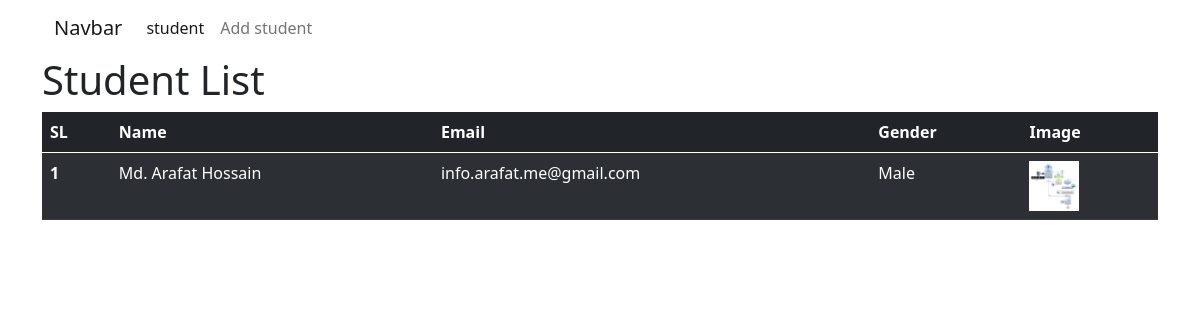
Before: / with the older database file.
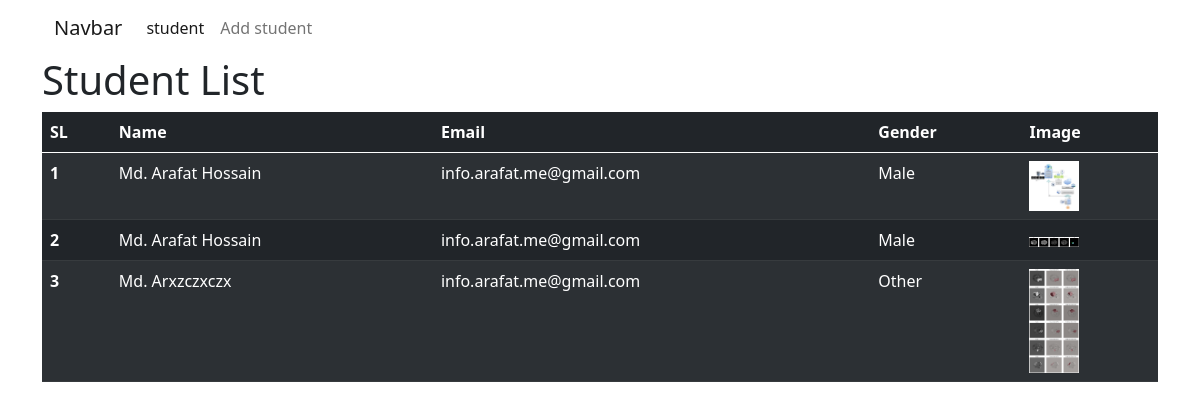
After: the same page with the newer database file.
### recap_app/models.py (models this page shows, shortened)
class StudentModel(models.Model):
    name = models.CharField(max_length=100, null=True, blank=True)
    email = models.EmailField()
    address = models.TextField(null=True, blank=True)
    admission_date = models.DateField(null=True, blank=True)
    created_at = models.DateTimeField(auto_now_add=True)
    updated_at = models.DateTimeField(auto_now=True)
    gender = models.CharField(max_length=10, choices=GENDER_CHOICES, null=True, blank=True)
    image = models.ImageField(upload_to='media/images/', null=True, blank=True)

### recap_app/views.py (the view)
# urls.py: path('', student_list, name='student_list'),
def student_list(request):
    student_data = StudentModel.objects.all()
    context = {
        'student_data': student_data
    }
    return render(request, 'student-list.html', context)

### recap_app/templates/student-list.html (shortened to what this page needs)
{% extends 'master/base.html' %}
{% block body %}
    <h1>Student List</h1>
    <table class="table table-dark table-striped">
        <thead>
            <tr>
                <th scope="col">SL</th>
                <th scope="col">Name</th>
                <th scope="col">Email</th>
                <th scope="col">Gender</th>
                <th scope="col">Image</th>
            </tr>
        </thead>
        <tbody>
            {% for student in student_data %}
            <tr>
                <th scope="row">{{ forloop.counter }}</th>
                <td>{{ student.name }}</td>
                <td>{{ student.email }}</td>
                <td>
                    {{ student.gender|default:"-" }}
                </td>
                <td>
                    {% if student.image %}
                        <img src="{{ student.image.url }}" alt="{{ student.name }}" width="50">
                    {% else %}
                        -
                    {% endif %}
                </td>
            </tr>
            {% empty %}
            <tr>
                <td colspan="5" class="text-center">No students found.</td>
            </tr>
            {% endfor %}
        </tbody>
    </table>
{% endblock body %}

### recap_app/templates/master/base.html (shortened to what this page needs)
<!doctype html>
<html lang="en">
  <head>
    <link href="https://cdn.jsdelivr.net/npm/bootstrap@5.0.2/dist/css/bootstrap.min.css" rel="stylesheet">
  </head>
  <body>
<div class="container">
    {% include 'master/nav.html' %}
    {% block body %}
    {% endblock body %}
</div>
  </body>
</html>

### recap_app/templates/master/nav.html (shortened to what this page needs)
<nav class="navbar navbar-expand-lg navbar-light ">
  <div class="container-fluid">
    <a class="navbar-brand" href="#">Navbar</a>
    <div class="collapse navbar-collapse" id="navbarNav">
      <ul class="navbar-nav">
        <li class="nav-item">
          <a class="nav-link active" aria-current="page" href="{% url 'student_list' %}">student</a>
        </li>
        <li class="nav-item">
          <a class="nav-link" href="{% url 'student_create' %}">Add student</a>
        </li>
      </ul>
    </div>
  </div>
</nav>

Changed rows visible on the page:
added StudentModel: name "Md. Arafat Hossain", email "info.arafat.me@gmail.com", gender "Male", image (picture)
added StudentModel: name "Md. Arxzczxczx", email "info.arafat.me@gmail.com", gender "Other", image (picture)
